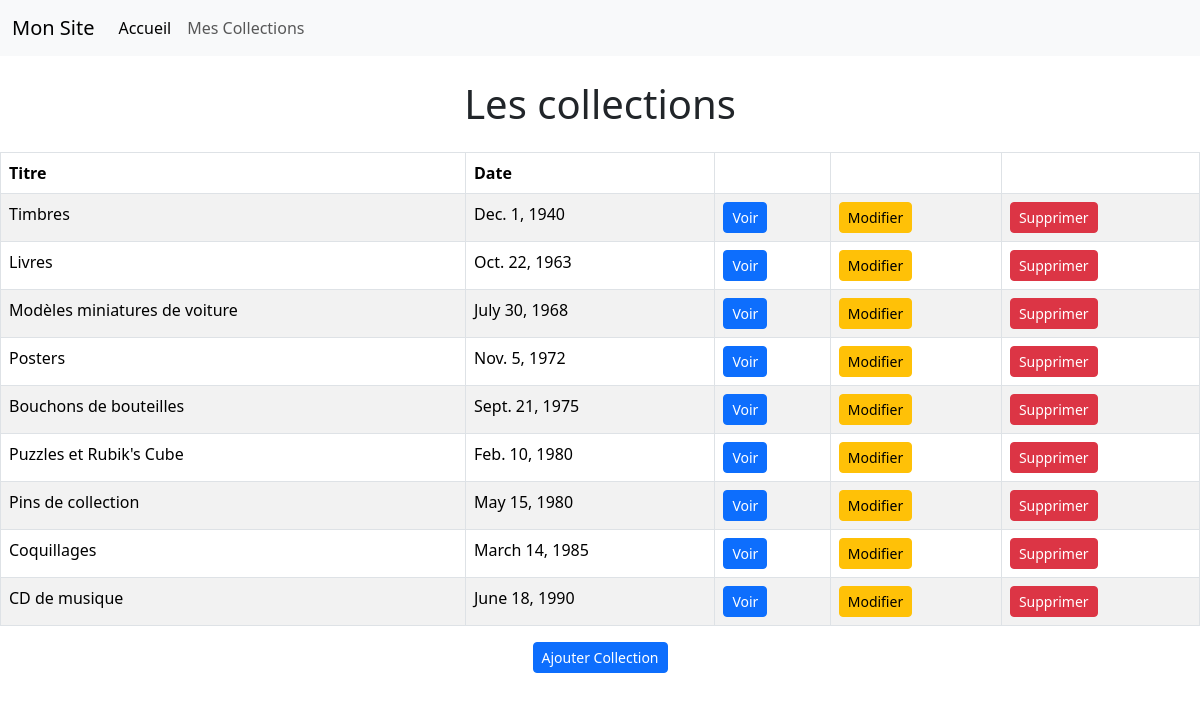
The app's page /cc/all, older data.
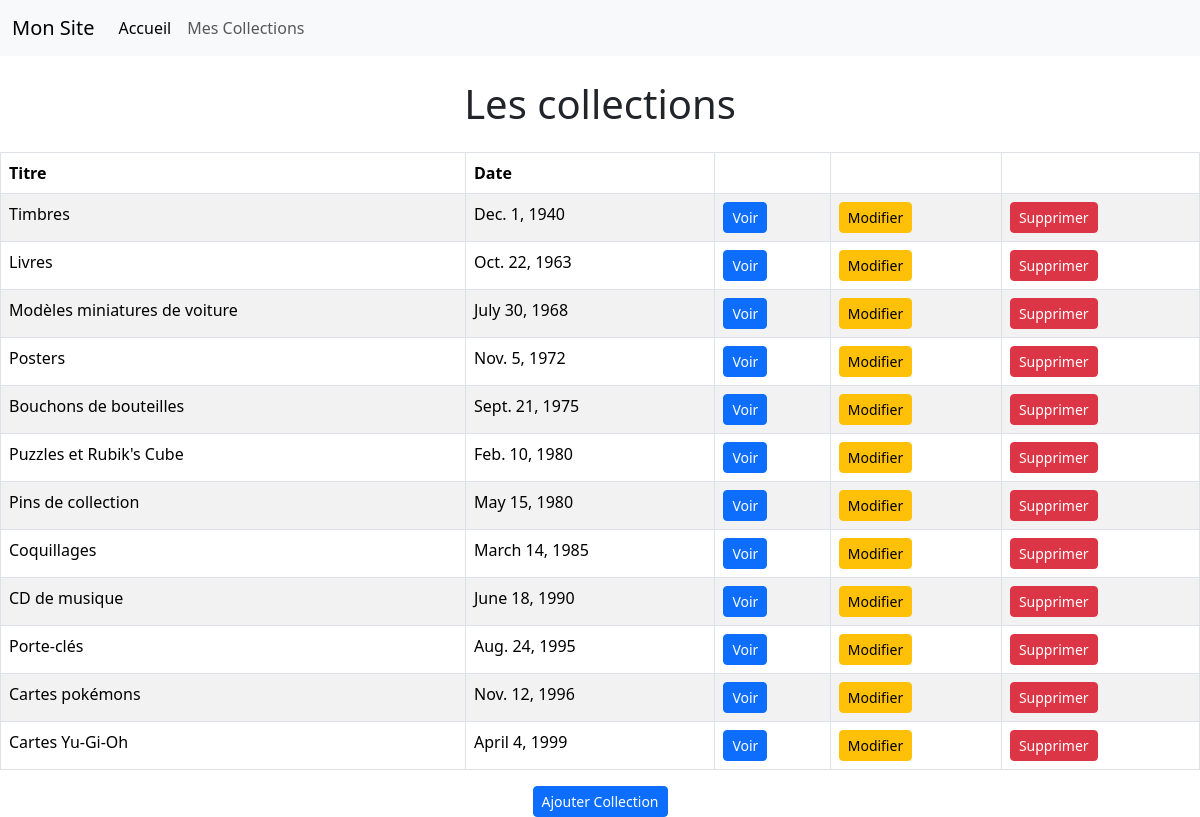
The same page, newer data.
### collec_management/models.py (models this page shows, shortened)
class Collec(models.Model):
    title = models.CharField(max_length=100, null=False)
    description = models.TextField(null=False)
    date = models.DateField(auto_now_add=True)

### collec_management/views.py (the view)
# urls.py: path("all",views.all,name="all"),
def all(request):
    collections = Collec.objects.order_by("date")
    context = {"all_collections" : collections}
    return render(request,"all.html",context)

### collec_management/templates/all.html
{% extends "basegen.html" %}
{% block content %}
{% load static %}
<h1 class="text-center my-4">Les collections</h1>
<table class="table table-striped table-bordered">
    <thead>
        <tr>
            <th scope="col">Titre</th>
            <th scope="col">Date</th>
            <th scope="col"></th>
            <th scope="col"></th>
            <th scope="col"></th>
        </tr>
    </thead>
    <tbody>
        {% for collect in all_collections %}
        <tr>
            <td>{{ collect.title }}</td>
            <td>{{ collect.date }}</td>
            <td><a href="{% url 'collection' collect.id %}" class="btn btn-primary btn-sm">Voir</a></td>
            <td><a href="{% url 'update_collection' collect.id %}" class="btn btn-warning btn-sm">Modifier</a></td>
            <td><a href="{% url 'delete_collection' collect.id %}" class="btn btn-danger btn-sm">Supprimer</a></td>
        </tr>
        {% endfor %}
    </tbody>
</table>
<div class="text-center"><a href="{% url 'add_collection' %}" class="btn btn-primary btn-sm">Ajouter Collection</a></div>
{% endblock %}

Row changes from the older to the newer data that the page shows:
added Collec: title "Porte-clés", date "Aug. 24, 1995"
added Collec: title "Cartes pokémons", date "Nov. 12, 1996"
added Collec: title "Cartes Yu-Gi-Oh", date "April 4, 1999"
